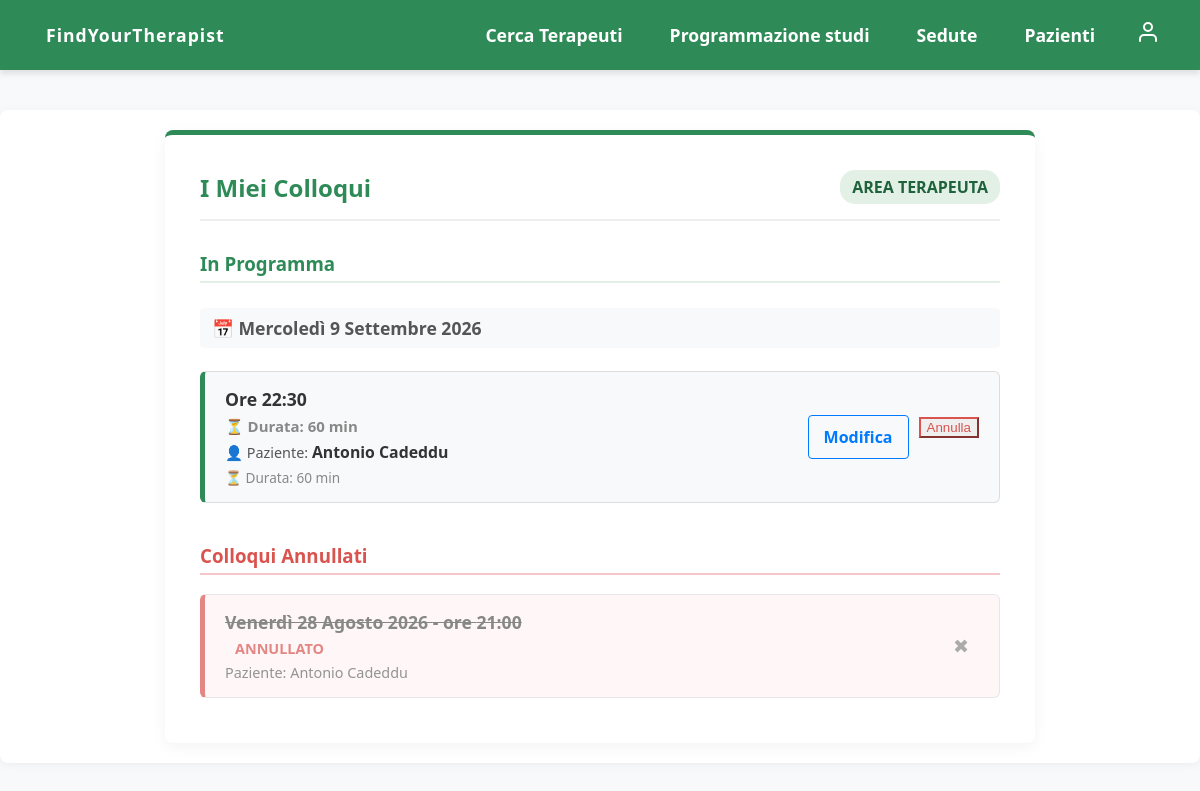
Page /prenotazioni/visualizza-prenotazioni/ (signed in) on the earlier database version.
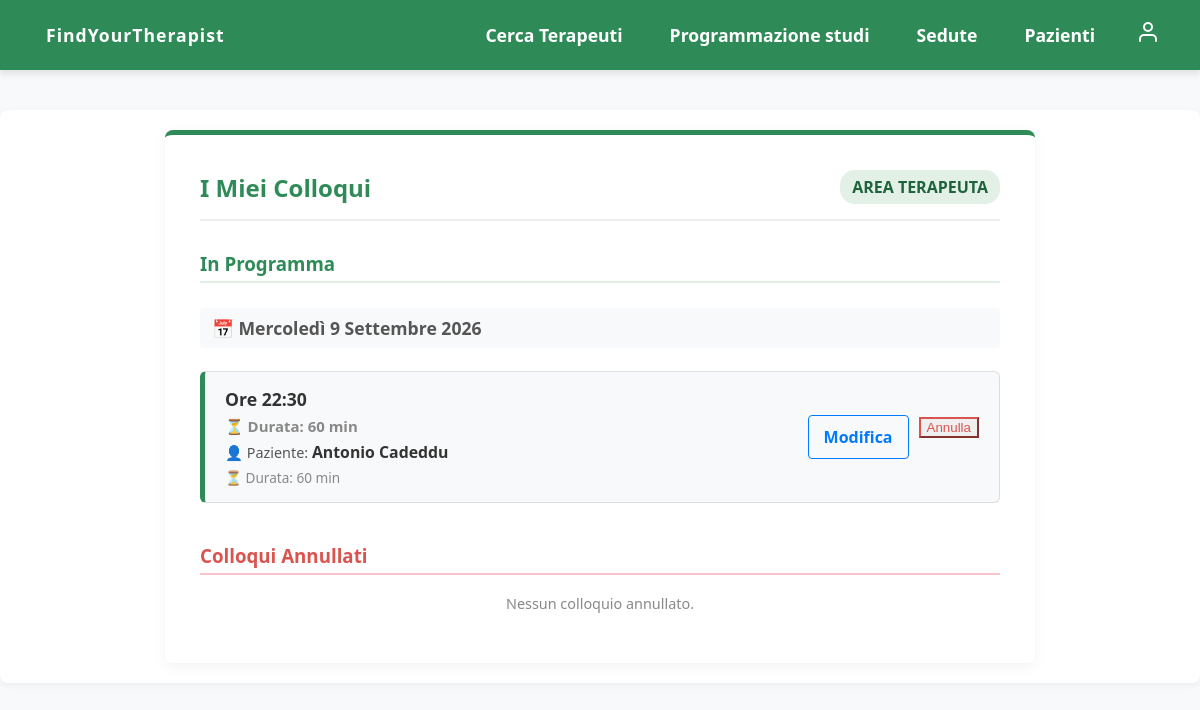
Same page on the later database version.
### prenotazioni/models.py (models this page shows, shortened)
class Prenotazione(models.Model):
    paziente = models.ForeignKey('utenti.Paziente', on_delete=models.CASCADE, related_name='prenotazioni')
    terapeuta = models.ForeignKey('utenti.Terapeuta', on_delete=models.CASCADE, related_name='prenotazioni')
    data_ora = models.DateTimeField()
    durata_minuti = models.PositiveIntegerField(default=60)
    letta_da_medico = models.BooleanField(default=False)
    descrizione = models.TextField(blank=True, null=True, help_text="Descrizione della seduta (opzionale)")
    nascosta_paziente = models.BooleanField(default=False)
    nascosta_terapeuta = models.BooleanField(default=False)
    STATO_CHOICES = [
        ('in_programma', 'In Programma'),
        ('cancellata', 'Cancellata'),
    ]
    stato = models.CharField(max_length=20, choices=STATO_CHOICES, default='in_programma')
    class Meta:
        verbose_name = "Prenotazione"
        verbose_name_plural = "Prenotazioni"
        ordering = ['data_ora']

### utenti/models.py (models this page shows, shortened)
class Paziente(models.Model):
    user = models.OneToOneField(User, on_delete=models.CASCADE)
    data_nascita = models.DateField(blank=True, null=True)
    numero_telefono = models.CharField(max_length=15, blank=True, null=True)
    citta_residenza = models.CharField(max_length=100, blank=True, null=True)
    indirizzo = models.CharField(max_length=200, blank=True, null=True)
    CF = models.CharField(max_length=16, blank=True, null=True)  # Codice Fiscale
    class Meta:
        verbose_name = "Paziente"
        verbose_name_plural = "Pazienti"
        ordering = ['id']

### prenotazioni/views.py (the view)
# urls.py: path('visualizza-prenotazioni/', VisualizzaPrenotazioniView.as_view(), name='visualizza_prenotazioni'),
class VisualizzaPrenotazioniView(LoginRequiredMixin, View):
    def get(self, request):
        ora_attuale = timezone.now()
        if hasattr(request.user, 'paziente'):
            prossimi = Prenotazione.objects.filter(paziente=request.user.paziente, data_ora__gte=ora_attuale, stato='in_programma').order_by('data_ora')
            passati = Prenotazione.objects.filter(paziente=request.user.paziente, data_ora__lt=ora_attuale, stato='in_programma',).order_by('-data_ora')
            cancellati = Prenotazione.objects.filter(paziente=request.user.paziente, stato='cancellata', nascosta_paziente=False).order_by('-data_ora')
            tipo_utente = 'paziente'
            nuovi_id = []
        elif hasattr(request.user, 'terapeuta'):
            terapeuta = request.user.terapeuta
            non_lette = Prenotazione.objects.filter(terapeuta=terapeuta, letta_da_medico=False, stato='in_programma')
            conteggio_nuove = non_lette.count()
            nuovi_id = list(non_lette.values_list('id', flat=True))
            if conteggio_nuove > 0:
                messaggio = "Hai 1 nuovo colloquio prenotato!" if conteggio_nuove == 1 else f"Hai {conteggio_nuove} nuovi colloqui prenotati!"
                messages.info(request, messaggio)
                non_lette.update(letta_da_medico=True)
            prossimi = Prenotazione.objects.filter(terapeuta=terapeuta, data_ora__gte=ora_attuale, stato='in_programma').order_by('data_ora')
            passati = Prenotazione.objects.filter(terapeuta=terapeuta, data_ora__lt=ora_attuale, stato='in_programma').order_by('-data_ora')
            cancellati = Prenotazione.objects.filter(terapeuta=terapeuta, stato='cancellata', nascosta_terapeuta=False).order_by('-data_ora')
            tipo_utente = 'terapeuta'
        else:
            messages.error(request, "Accesso negato: profilo non riconosciuto.")
            return redirect('home')
        context = {
            'prossimi': prossimi, 'passati': passati, 'cancellati': cancellati,
            'tipo_utente': tipo_utente, 'nuovi_id': nuovi_id
        }
        return render(request, 'prenotazioni/visualizza_prenotazioni.html', context)

### templates/prenotazioni/visualizza_prenotazioni.html (shortened to what the changed rows need)
{% extends 'base.html' %}
{% load static %}
{% block extra_css %}
    <link rel="stylesheet" href="{% static 'css/prenotazioni.css' %}?v=3">
{% endblock %}
{% block contenuto %}
<div class="prenotazioni-container" style="max-width: 800px; margin: 0 auto;">
    <div class="header-sezione" style="display: flex; justify-content: space-between; align-items: center;">
        <h2>I Miei Colloqui</h2>
        <span class="badge" style="background: #e2f0e6; color: #1f633d; font-size: 1rem;">
        </span>
    </div>
    <h3 style="color: #2e8b57; border-bottom: 2px solid #e2f0e6; padding-bottom: 5px; margin-top: 30px;">In Programma</h3>
    {% if prossimi %}
        {% regroup prossimi by data_ora.date as sedute_per_giorno %}
        {% for gruppo in sedute_per_giorno %}
            <h4 class="header-data-gruppo">
                📅 {{ gruppo.grouper|date:"l j F Y"|title }}
            </h4>
            {% for appuntamento in gruppo.list %}
                <div class="card-lista" style="margin-bottom: 12px; border-left: 5px solid #2e8b57; display: flex; justify-content: space-between; align-items: center;">
                    <div class="card-dettagli">
                        <strong style="font-size: 1.1em; color: #333;">
                            Ore {{ appuntamento.data_ora|time:"H:i" }}
                            <span style="font-size: 0.85em; color: #888; display: block; margin-top: 5px;">⏳ Durata: {{ appuntamento.durata_minuti }} min</span>
                        </strong>
                        {% if tipo_utente == 'paziente' %}
                            <span style="display: block; margin-top: 5px; color: #555;">🧑‍⚕️ <strong>Dott. {{ appuntamento.terapeuta.user.first_name }} {{ appuntamento.terapeuta.user.last_name }}</strong></span>
                        {% else %}
                            <span style="display: block; margin-top: 5px; color: #555;">👤 Paziente: <strong>{{ appuntamento.paziente.user.first_name }} {{ appuntamento.paziente.user.last_name }}</strong></span>
                        {% endif %}
                        <span style="font-size: 0.85em; color: #888; display: block; margin-top: 5px;">⏳ Durata: {{ appuntamento.durata_minuti }} min</span>
                    </div>
                    <div class="card-azioni" style="display: flex; gap: 10px;">
                        {% if tipo_utente == 'terapeuta' %}
                            <a href="{% url 'prenotazioni:modifica_prenotazione' appuntamento.id %}" class="btn-secondary-small" style="color: #007bff; border-color: #007bff; text-decoration: none; padding: 10px 15px; font-weight: bold; border-radius: 4px; border: 1px solid; display: inline-block;">Modifica</a>
                        {% endif %}
                        <form method="POST" action="{% url 'prenotazioni:elimina_prenotazione' appuntamento.id %}" onsubmit="return confirm('Sei sicuro di voler annullare questo appuntamento?');">
                            <button type="submit" class="btn-secondary-small" style="color: #d9534f; border-color: #d9534f;">Annulla</button>
                        </form>
                    </div>
                </div>
            {% endfor %}
        {% endfor %}
    {% else %}
        <div style="text-align: center; padding: 30px; background: #f8f9fa; border-radius: 8px; color: #666;">
            Nessun colloquio in programma.
        </div>
    {% endif %}
    <h3 style="color: #d9534f; border-bottom: 2px solid #f5c6cb; padding-bottom: 5px; margin-top: 40px;">Colloqui Annullati</h3>
    {% if cancellati %}
        <div style="opacity: 0.7;">
            {% for appuntamento in cancellati %}
                <div class="card-lista" style="margin-bottom: 10px; border-left: 5px solid #d9534f; background: #fff5f5; display: flex; justify-content: space-between; align-items: center;">
                    <div class="card-dettagli">
                        <strong style="text-decoration: line-through; color: #555;">{{ appuntamento.data_ora|date:"l j F Y"|title }} - ore {{ appuntamento.data_ora|time:"H:i" }}</strong>
                        <span style="color: #d9534f; font-weight: bold; margin-left: 10px;">ANNULLATO</span>
                        {% if tipo_utente == 'paziente' %}
                            <span style="color: #666; display: block;">Dott. {{ appuntamento.terapeuta.user.last_name }}</span>
                        {% else %}
                            <span style="color: #666; display: block;">Paziente: {{ appuntamento.paziente.user.first_name }} {{ appuntamento.paziente.user.last_name }}</span>
                        {% endif %}
                    </div>
                    <div class="card-azioni">
                        <form method="POST" action="{% url 'prenotazioni:nascondi_prenotazione' appuntamento.id %}">
                            <button type="submit" style="background: none; border: none; color: #888; cursor: pointer; font-size: 1.2em; padding: 5px 10px;" title="Rimuovi dall'elenco">
                                ✖
                            </button>
                        </form>
                    </div>
                </div>
            {% endfor %}
        </div>
    {% else %}
        <p style="text-align: center; color: #888; font-size: 0.9em;">Nessun colloquio annullato.</p>
    {% endif %}
</div>
{% endblock %}

Differences in the rows shown:
no longer on this page (row edited): Prenotazione: data_ora "Venerdì 28 Agosto 2026", data_ora "21:00", paziente.user.first_name "Antonio", paziente.user.last_name "Cadeddu", shown under "Colloqui Annullati"
Other differences:
text now shown: "Nessun colloquio annullato."
